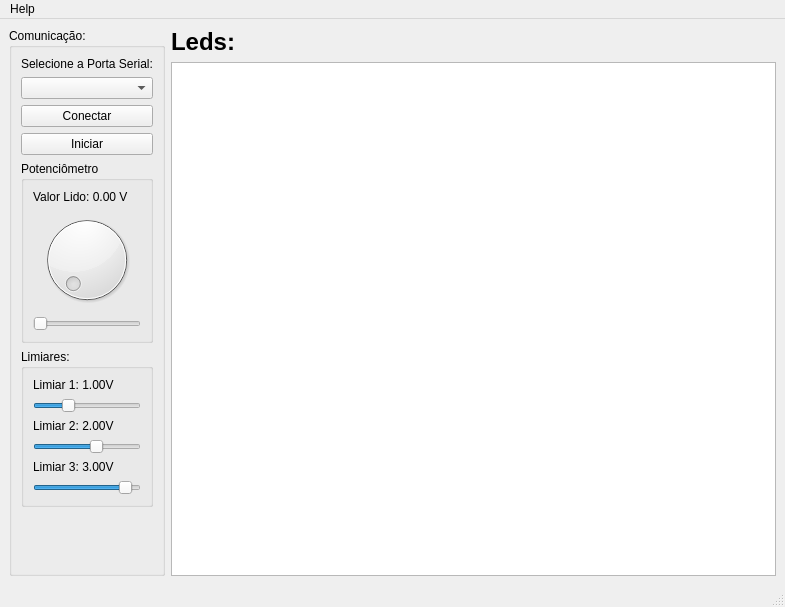
<?xml version="1.0" encoding="UTF-8"?>
<ui version="4.0">
 <class>MainWindow</class>
 <widget class="QMainWindow" name="MainWindow">
  <property name="geometry">
   <rect>
    <x>0</x>
    <y>0</y>
    <width>785</width>
    <height>607</height>
   </rect>
  </property>
  <property name="windowTitle">
   <string>Segunda Aula Prática de SEB</string>
  </property>
  <widget class="QWidget" name="centralwidget">
   <layout class="QHBoxLayout" name="horizontalLayout_2">
    <item>
     <widget class="QGroupBox" name="groupCom">
      <property name="sizePolicy">
       <sizepolicy hsizetype="Minimum" vsizetype="Preferred">
        <horstretch>0</horstretch>
        <verstretch>0</verstretch>
       </sizepolicy>
      </property>
      <property name="title">
       <string>Comunicação:</string>
      </property>
      <layout class="QVBoxLayout" name="verticalLayout_4">
       <item>
        <widget class="QLabel" name="lbSerialTitle">
         <property name="text">
          <string>Selecione a Porta Serial:</string>
         </property>
        </widget>
       </item>
       <item>
        <widget class="QComboBox" name="cbSerialPorts">
         <property name="sizePolicy">
          <sizepolicy hsizetype="Preferred" vsizetype="Fixed">
           <horstretch>0</horstretch>
           <verstretch>0</verstretch>
          </sizepolicy>
         </property>
        </widget>
       </item>
       <item>
        <widget class="QPushButton" name="btnConnectDisconnect">
         <property name="text">
          <string>Conectar</string>
         </property>
        </widget>
       </item>
       <item>
        <widget class="QPushButton" name="btnStartStop">
         <property name="text">
          <string>Iniciar</string>
         </property>
        </widget>
       </item>
       <item>
        <widget class="QGroupBox" name="groupPotenciometro">
         <property name="title">
          <string>Potenciômetro</string>
         </property>
         <layout class="QVBoxLayout" name="verticalLayout_2">
          <item>
           <widget class="QLabel" name="lbTitleValorLido">
            <property name="text">
             <string>Valor Lido: 0.00 V</string>
            </property>
           </widget>
          </item>
          <item>
           <widget class="QDial" name="dialValorLido">
            <property name="maximum">
             <number>330</number>
            </property>
            <property name="value">
             <number>0</number>
            </property>
           </widget>
          </item>
          <item>
           <widget class="QSlider" name="sliderValorLido">
            <property name="sizePolicy">
             <sizepolicy hsizetype="Preferred" vsizetype="Fixed">
              <horstretch>0</horstretch>
              <verstretch>0</verstretch>
             </sizepolicy>
            </property>
            <property name="maximum">
             <number>330</number>
            </property>
            <property name="orientation">
             <enum>Qt::Horizontal</enum>
            </property>
           </widget>
          </item>
         </layout>
        </widget>
       </item>
       <item>
        <widget class="QGroupBox" name="groupLimiares">
         <property name="title">
          <string>Limiares:</string>
         </property>
         <layout class="QVBoxLayout" name="verticalLayout">
          <item>
           <widget class="QLabel" name="labelLimiar1">
            <property name="text">
             <string>Limiar 1: 1.00V</string>
            </property>
           </widget>
          </item>
          <item>
           <widget class="QSlider" name="sliderLimiar1">
            <property name="sizePolicy">
             <sizepolicy hsizetype="Preferred" vsizetype="Fixed">
              <horstretch>0</horstretch>
              <verstretch>0</verstretch>
             </sizepolicy>
            </property>
            <property name="maximum">
             <number>330</number>
            </property>
            <property name="value">
             <number>100</number>
            </property>
            <property name="orientation">
             <enum>Qt::Horizontal</enum>
            </property>
           </widget>
          </item>
          <item>
           <widget class="QLabel" name="labelLimiar2">
            <property name="text">
             <string>Limiar 2: 2.00V</string>
            </property>
           </widget>
          </item>
          <item>
           <widget class="QSlider" name="sliderLimiar2">
            <property name="sizePolicy">
             <sizepolicy hsizetype="Preferred" vsizetype="Fixed">
              <horstretch>0</horstretch>
              <verstretch>0</verstretch>
             </sizepolicy>
            </property>
            <property name="maximum">
             <number>330</number>
            </property>
            <property name="value">
             <number>200</number>
            </property>
            <property name="orientation">
             <enum>Qt::Horizontal</enum>
            </property>
           </widget>
          </item>
          <item>
           <widget class="QLabel" name="labelLimiar3">
            <property name="text">
             <string>Limiar 3: 3.00V</string>
            </property>
           </widget>
          </item>
          <item>
           <widget class="QSlider" name="sliderLimiar3">
            <property name="sizePolicy">
             <sizepolicy hsizetype="Preferred" vsizetype="Fixed">
              <horstretch>0</horstretch>
              <verstretch>0</verstretch>
             </sizepolicy>
            </property>
            <property name="maximum">
             <number>330</number>
            </property>
            <property name="value">
             <number>300</number>
            </property>
            <property name="orientation">
             <enum>Qt::Horizontal</enum>
            </property>
           </widget>
          </item>
         </layout>
        </widget>
       </item>
       <item>
        <spacer name="verticalSpacer">
         <property name="orientation">
          <enum>Qt::Vertical</enum>
         </property>
         <property name="sizeHint" stdset="0">
          <size>
           <width>20</width>
           <height>40</height>
          </size>
         </property>
        </spacer>
       </item>
      </layout>
     </widget>
    </item>
    <item>
     <layout class="QVBoxLayout" name="verticalLayoutGrafico">
      <item>
       <widget class="QLabel" name="labelTitleLeds">
        <property name="font">
         <font>
          <pointsize>18</pointsize>
          <weight>75</weight>
          <bold>true</bold>
         </font>
        </property>
        <property name="text">
         <string>Leds:</string>
        </property>
       </widget>
      </item>
      <item>
       <widget class="QGraphicsView" name="graphicsLeds"/>
      </item>
     </layout>
    </item>
   </layout>
  </widget>
  <widget class="QMenuBar" name="menubar">
   <property name="geometry">
    <rect>
     <x>0</x>
     <y>0</y>
     <width>785</width>
     <height>28</height>
    </rect>
   </property>
   <widget class="QMenu" name="menuHelp">
    <property name="title">
     <string>Help</string>
    </property>
   </widget>
   <addaction name="menuHelp"/>
  </widget>
  <widget class="QStatusBar" name="statusbar"/>
 </widget>
 <resources/>
 <connections/>
</ui>
